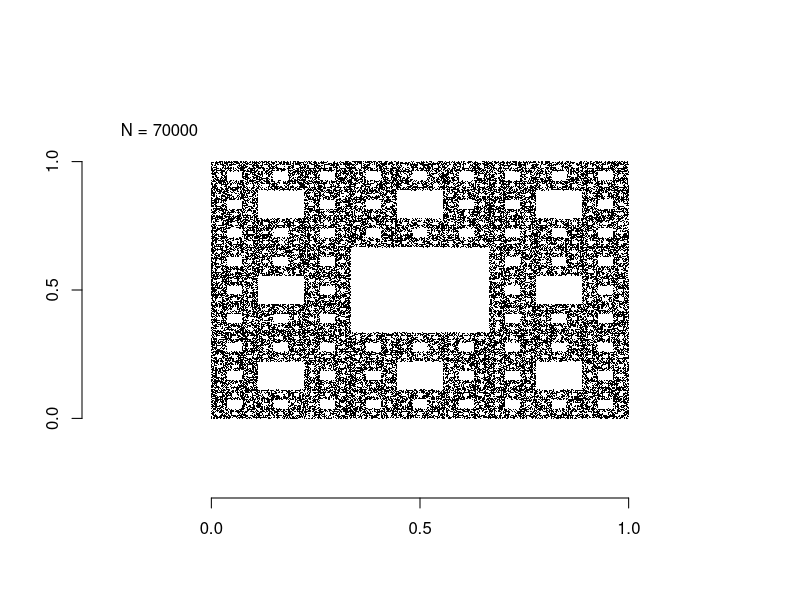

Write R code to recreate this figure.
# Sierpinski Carpet - Random Iteration Method
#-----------------------------------------
#-----------------------------------------
# IFS:
# f_i(x) = (1/3)*x + v_i, i = 1, 2, ..., 8
# v_i are the following points:
# (0,0), (0, 1/3), (0, 2/3), (1/3, 2/3), (2/3, 2/3), (2/3, 1/3), (2/3, 0), (1/3, 0)
#
# Setup 
#-----------------------------------------
N <- 70000  # Number of iterations

# Triangle ABC
V1 <- c(0,0)
V2 <- c(0, 1/3)
V3 <- c(0, 2/3)
V4 <- c(1/3, 2/3)
V5 <- c(2/3, 2/3)
V6 <- c(2/3, 1/3)
V7 <- c(2/3, 0)
V8 <- c(1/3, 0)
V <- list(V1, V2, V3, V4, V5, V6, V7, V8) 

# Decisions for which function to use in each iteration 
# P(v_i) = 1/8 for 1 = 1, ..., 8
D <- sample(c(1,2,3, 4, 5, 6, 7, 8),N,replace = TRUE)

X <- list() # A list to hold the points of the gasket

# Starting point
x <- 0
y <- 0
X[[1]] <- c(x,y)

# Apply the functions, in the order of D, to (x,y)
for(n in 2:N){
  X[[n]] <- c((1/3)*X[[n-1]] + V[[D[n]]])
}

# Prepare for plotting
M<- c(x,y)
for(i in 2:N){
  M <- rbind(M,X[[i]])  
}

# Plot the points
plot(x=M[,1],y=M[,2],xlim = c(-0.25,1.25),ylim = c(-0.25,1.25),
     xlab ="",ylab="",pch='.',frame.plot=FALSE)
#lines(c(0,sqrt(3/2)),c(1,-0.5),type = "l",col="blue",lwd=3)
#lines(c(0,-sqrt(3/2)),c(1,-0.5),type = "l",col="blue",lwd=3)
#lines(c(-sqrt(3/2),sqrt(3/2)),c(-0.5,-0.5),type = "l",col="blue",lwd=3)
text(-0.125,1.125,paste0("N = ",N))
